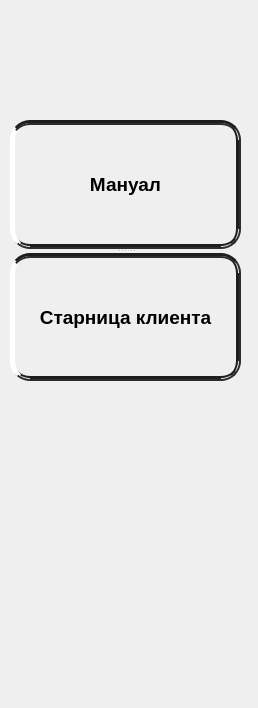
                   <widget class="QWidget" name="page_server_menu">
                    <property name="geometry">
                     <rect>
                      <x>0</x>
                      <y>0</y>
                      <width>258</width>
                      <height>708</height>
                     </rect>
                    </property>
                    <attribute name="icon">
                     <iconset resource="icons.qrc">
                      <normaloff>:/icons/icons/server.svg</normaloff>:/icons/icons/server.svg</iconset>
                    </attribute>
                    <attribute name="label">
                     <string>Клиент</string>
                    </attribute>
                    <widget class="QSplitter" name="splitter_2">
                     <property name="geometry">
                      <rect>
                       <x>10</x>
                       <y>120</y>
                       <width>231</width>
                       <height>261</height>
                      </rect>
                     </property>
                     <property name="orientation">
                      <enum>Qt::Vertical</enum>
                     </property>
                     <widget class="QPushButton" name="btn_server_manual">
                      <property name="font">
                       <font>
                        <pointsize>14</pointsize>
                        <weight>75</weight>
                        <bold>true</bold>
                       </font>
                      </property>
                      <property name="styleSheet">
                       <string notr="true">QPushButton {
	border: 5px groove rgb(30, 30, 30);
	border-left-color: rgb(255, 255, 255);
	border-radius: 20px;
}

QPushButton:pressed {
    background-color: rgb(24, 24, 36);
	border: 5px solid  rgb(255, 255, 255);
}

</string>
                      </property>
                      <property name="text">
                       <string>Мануал</string>
                      </property>
                     </widget>
                     <widget class="QPushButton" name="btn_show_server_page">
                      <property name="font">
                       <font>
                        <pointsize>14</pointsize>
                        <weight>75</weight>
                        <bold>true</bold>
                       </font>
                      </property>
                      <property name="styleSheet">
                       <string notr="true">QPushButton {
	border: 5px groove rgb(30, 30, 30);
	border-left-color: rgb(255, 255, 255);
	border-radius: 20px;
}

QPushButton:pressed {
    background-color: rgb(24, 24, 36);
	border: 5px solid  rgb(255, 255, 255);
}

</string>
                      </property>
                      <property name="text">
                       <string>Старница клиента</string>
                      </property>
                     </widget>
                    </widget>
                   </widget>
